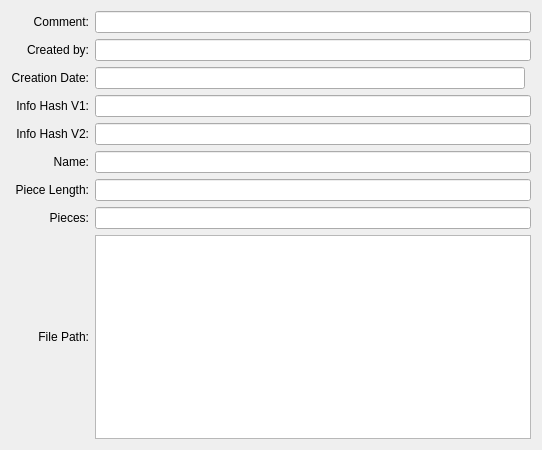
<?xml version="1.0" encoding="UTF-8"?>
<ui version="4.0">
 <class>FrameTorrent</class>
 <widget class="QFrame" name="FrameTorrent">
  <property name="geometry">
   <rect>
    <x>0</x>
    <y>0</y>
    <width>542</width>
    <height>450</height>
   </rect>
  </property>
  <property name="windowTitle">
   <string>Frame</string>
  </property>
  <layout class="QGridLayout" name="gridLayout">
   <item row="4" column="0">
    <widget class="QLabel" name="labelInfoHashV1">
     <property name="sizePolicy">
      <sizepolicy hsizetype="Preferred" vsizetype="Fixed">
       <horstretch>0</horstretch>
       <verstretch>0</verstretch>
      </sizepolicy>
     </property>
     <property name="text">
      <string>Info Hash V1:</string>
     </property>
     <property name="alignment">
      <set>Qt::AlignRight|Qt::AlignTrailing|Qt::AlignVCenter</set>
     </property>
    </widget>
   </item>
   <item row="0" column="0">
    <widget class="QLabel" name="labelComment">
     <property name="sizePolicy">
      <sizepolicy hsizetype="Preferred" vsizetype="Fixed">
       <horstretch>0</horstretch>
       <verstretch>0</verstretch>
      </sizepolicy>
     </property>
     <property name="text">
      <string>Comment:</string>
     </property>
     <property name="alignment">
      <set>Qt::AlignRight|Qt::AlignTrailing|Qt::AlignVCenter</set>
     </property>
    </widget>
   </item>
   <item row="8" column="0">
    <widget class="QLabel" name="labelPieces">
     <property name="sizePolicy">
      <sizepolicy hsizetype="Preferred" vsizetype="Fixed">
       <horstretch>0</horstretch>
       <verstretch>0</verstretch>
      </sizepolicy>
     </property>
     <property name="text">
      <string>Pieces:</string>
     </property>
     <property name="alignment">
      <set>Qt::AlignRight|Qt::AlignTrailing|Qt::AlignVCenter</set>
     </property>
    </widget>
   </item>
   <item row="1" column="0">
    <widget class="QLabel" name="labelCreatedBy">
     <property name="sizePolicy">
      <sizepolicy hsizetype="Preferred" vsizetype="Fixed">
       <horstretch>0</horstretch>
       <verstretch>0</verstretch>
      </sizepolicy>
     </property>
     <property name="text">
      <string>Created by:</string>
     </property>
     <property name="alignment">
      <set>Qt::AlignRight|Qt::AlignTrailing|Qt::AlignVCenter</set>
     </property>
    </widget>
   </item>
   <item row="9" column="0">
    <widget class="QLabel" name="labelFilePath">
     <property name="sizePolicy">
      <sizepolicy hsizetype="Preferred" vsizetype="Fixed">
       <horstretch>0</horstretch>
       <verstretch>0</verstretch>
      </sizepolicy>
     </property>
     <property name="text">
      <string>File Path:</string>
     </property>
     <property name="alignment">
      <set>Qt::AlignRight|Qt::AlignTrailing|Qt::AlignVCenter</set>
     </property>
    </widget>
   </item>
   <item row="6" column="0">
    <widget class="QLabel" name="labelName">
     <property name="sizePolicy">
      <sizepolicy hsizetype="Preferred" vsizetype="Fixed">
       <horstretch>0</horstretch>
       <verstretch>0</verstretch>
      </sizepolicy>
     </property>
     <property name="text">
      <string>Name:</string>
     </property>
     <property name="alignment">
      <set>Qt::AlignRight|Qt::AlignTrailing|Qt::AlignVCenter</set>
     </property>
    </widget>
   </item>
   <item row="5" column="0">
    <widget class="QLabel" name="labelInfoHashV2">
     <property name="sizePolicy">
      <sizepolicy hsizetype="Preferred" vsizetype="Fixed">
       <horstretch>0</horstretch>
       <verstretch>0</verstretch>
      </sizepolicy>
     </property>
     <property name="text">
      <string>Info Hash V2:</string>
     </property>
     <property name="alignment">
      <set>Qt::AlignRight|Qt::AlignTrailing|Qt::AlignVCenter</set>
     </property>
    </widget>
   </item>
   <item row="7" column="0">
    <widget class="QLabel" name="labelPieceLength">
     <property name="sizePolicy">
      <sizepolicy hsizetype="Preferred" vsizetype="Fixed">
       <horstretch>0</horstretch>
       <verstretch>0</verstretch>
      </sizepolicy>
     </property>
     <property name="text">
      <string>Piece Length:</string>
     </property>
     <property name="alignment">
      <set>Qt::AlignRight|Qt::AlignTrailing|Qt::AlignVCenter</set>
     </property>
    </widget>
   </item>
   <item row="2" column="0">
    <widget class="QLabel" name="labelCreationDate">
     <property name="sizePolicy">
      <sizepolicy hsizetype="Preferred" vsizetype="Fixed">
       <horstretch>0</horstretch>
       <verstretch>0</verstretch>
      </sizepolicy>
     </property>
     <property name="text">
      <string>Creation Date:</string>
     </property>
     <property name="alignment">
      <set>Qt::AlignRight|Qt::AlignTrailing|Qt::AlignVCenter</set>
     </property>
    </widget>
   </item>
   <item row="9" column="1" colspan="2">
    <widget class="QTableView" name="tableView">
     <property name="editTriggers">
      <set>QAbstractItemView::NoEditTriggers</set>
     </property>
     <property name="sortingEnabled">
      <bool>true</bool>
     </property>
    </widget>
   </item>
   <item row="8" column="1" colspan="2">
    <widget class="QLineEdit" name="lineEditPieces">
     <property name="readOnly">
      <bool>true</bool>
     </property>
    </widget>
   </item>
   <item row="7" column="1" colspan="2">
    <widget class="QLineEdit" name="lineEditPieceLength">
     <property name="readOnly">
      <bool>true</bool>
     </property>
    </widget>
   </item>
   <item row="6" column="1" colspan="2">
    <widget class="QLineEdit" name="lineEditName">
     <property name="readOnly">
      <bool>true</bool>
     </property>
    </widget>
   </item>
   <item row="5" column="1" colspan="2">
    <widget class="QLineEdit" name="lineEditInfoHashV2">
     <property name="readOnly">
      <bool>true</bool>
     </property>
    </widget>
   </item>
   <item row="4" column="1" colspan="2">
    <widget class="QLineEdit" name="lineEditInfoHashV1">
     <property name="readOnly">
      <bool>true</bool>
     </property>
    </widget>
   </item>
   <item row="1" column="1" colspan="2">
    <widget class="QLineEdit" name="lineEditCreatedBy">
     <property name="readOnly">
      <bool>true</bool>
     </property>
    </widget>
   </item>
   <item row="0" column="1" colspan="2">
    <widget class="QLineEdit" name="lineEditComment">
     <property name="readOnly">
      <bool>true</bool>
     </property>
    </widget>
   </item>
   <item row="2" column="1">
    <widget class="QLineEdit" name="lineEditCreationDate">
     <property name="readOnly">
      <bool>true</bool>
     </property>
    </widget>
   </item>
  </layout>
 </widget>
 <resources/>
 <connections/>
</ui>
